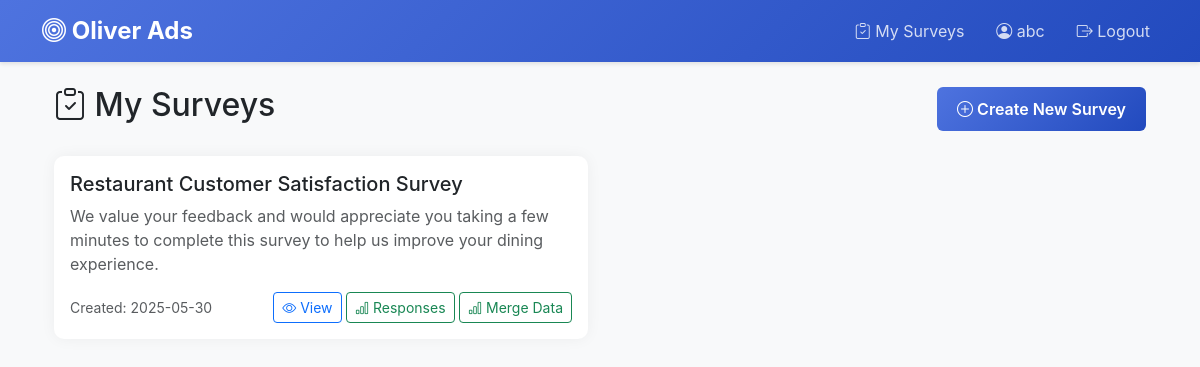
The app's page /surveys (signed in) with its own data.
### models.py (models this page shows, shortened)
class User(UserMixin, db.Model):
    id = db.Column(db.Integer, primary_key=True)
    username = db.Column(db.String(80), unique=True, nullable=False)
    password_hash = db.Column(db.String(128))
    is_admin = db.Column(db.Boolean, default=False)
    created_at = db.Column(db.DateTime, default=datetime.utcnow)

class Survey(db.Model):
    id = db.Column(db.Integer, primary_key=True)
    title = db.Column(db.String(200), nullable=False)
    description = db.Column(db.Text)
    creator_id = db.Column(db.Integer, db.ForeignKey('user.id'), nullable=False)
    created_at = db.Column(db.DateTime, default=datetime.utcnow)
    is_active = db.Column(db.Boolean, default=True)
    creator = db.relationship('User', backref=db.backref('surveys', lazy=True))
    questions = db.relationship('Question', backref='survey', lazy=True, cascade='all, delete-orphan')
    responses = db.relationship('SurveyResponse', backref='survey', lazy=True, cascade='all, delete-orphan')
    postback_configs = db.relationship('PostbackConfig', backref='survey', lazy=True, cascade='all, delete-orphan')
    who_merged = db.Column(MutableDict.as_mutable(JSON), default=dict)
    merged_user_data = db.Column(MutableList.as_mutable(JSON), default=list)

### app.py (the view)
@app.route('/surveys')
def surveys():
    if not current_user.is_authenticated:
        return render_template('surveys.html', surveys=[])
    user_surveys = Survey.query.filter_by(creator_id=current_user.id).all()
    return render_template('surveys.html', surveys=user_surveys)

### app.py (called while the page is built)
@login_manager.user_loader
def load_user(user_id):
    return User.query.get(int(user_id))

### templates/surveys.html (shortened to what this page needs)
{% extends "base.html" %}
{% block content %}
<div class="container mt-4">
    <div class="d-flex justify-content-between align-items-center mb-4">
        <h2><i class="bi bi-clipboard-check"></i> My Surveys</h2>
        <a href="{{ url_for('create_survey') }}" class="btn btn-primary">
            <i class="bi bi-plus-circle"></i> Create New Survey
        </a>
    </div>
    {% if surveys %}
    <div class="row">
        {% for survey in surveys %}
        <div class="col-md-6 mb-4">
            <div class="card h-100">
                <div class="card-body">
                    <h5 class="card-title">{{ survey.title }}</h5>
                    <p class="card-text text-muted">{{ survey.description }}</p>
                    <div class="d-flex justify-content-between align-items-center">
                        <small class="text-muted">
                            Created: {{ survey.created_at.strftime('%Y-%m-%d') }}
                        </small>
                        <div>
                            <a href="{{ url_for('view_survey', survey_id=survey.id) }}" class="btn btn-sm btn-outline-primary">
                                <i class="bi bi-eye"></i> View
                            </a>
                            <a href="{{ url_for('view_responses', survey_id=survey.id) }}" class="btn btn-sm btn-outline-success">
                                <i class="bi bi-bar-chart"></i> Responses
                            </a>
                           <a href="{{ url_for('view_merged_users', survey_id=survey.id) }}" class="btn btn-sm btn-outline-success">
                                <i class="bi bi-bar-chart"></i> Merge Data
                           </a>
                        </div>
                    </div>
                </div>
            </div>
        </div>
        {% endfor %}
    </div>
    {% else %}
    <div class="alert alert-info">
        <i class="bi bi-info-circle"></i> You haven't created any surveys yet.
        <a href="{{ url_for('create_survey') }}" class="alert-link">Create your first survey</a>
    </div>
    {% endif %}
</div>
{% endblock %}

### templates/base.html (shortened to what this page needs)
<!DOCTYPE html>
<html lang="en">
<head>
    <link href="https://cdn.jsdelivr.net/npm/bootstrap@5.3.0/dist/css/bootstrap.min.css" rel="stylesheet">
    <link rel="stylesheet" href="https://cdn.jsdelivr.net/npm/bootstrap-icons@1.11.0/font/bootstrap-icons.css">
</head>
<body>
    <nav class="navbar navbar-expand-lg navbar-dark">
        <div class="container">
            <a class="navbar-brand" href="{{ url_for('index') }}">
                <i class="bi bi-bullseye"></i> Oliver Ads
            </a>
            {% if current_user.is_authenticated %}
            <div class="navbar-nav ms-auto">
                <a class="nav-link me-3" href="{{ url_for('surveys') }}">
                    <i class="bi bi-clipboard-check"></i> My Surveys
                </a>
                <span class="nav-link me-3">
                    <i class="bi bi-person-circle"></i> {{ current_user.username }}
                </span>
                <a class="nav-link" href="{{ url_for('logout') }}">
                    <i class="bi bi-box-arrow-right"></i> Logout
                </a>
            </div>
            {% endif %}
        </div>
    </nav>
    <div class="container">
        {% block content %}{% endblock %}
    </div>
</body>
</html>

### templates/base.html (style rules this page uses)
:root { --primary-color: #4e73df; --secondary-color: #1cc88a; --dark-color: #5a5c69; }
body { background-color: #f8f9fa; font-family: 'Nunito', -apple-system, BlinkMacSystemFont, "Segoe UI", Roboto, "Helvetica Neue", Arial, sans-serif; }
.navbar { background: linear-gradient(135deg, var(--primary-color), #224abe) !important; box-shadow: 0 2px 4px rgba(0,0,0,0.1); }
.navbar-brand { font-weight: 700; font-size: 1.5rem; }
.card { border: none; border-radius: 10px; box-shadow: 0 0 15px rgba(0,0,0,0.05); transition: transform 0.2s; }
.btn-primary { background: linear-gradient(135deg, var(--primary-color), #224abe); border: none; padding: 10px 20px; font-weight: 600; }
.nav-link { color: rgba(255,255,255,0.8) !important; transition: color 0.2s; }

### records on screen
User: username "abc"
Survey: title "Restaurant Customer Satisfaction Survey", description "We value your feedback and would appreciate you taking a few minutes to complete this survey to help us improve your dining experience.", created_at "2025-05-30"
